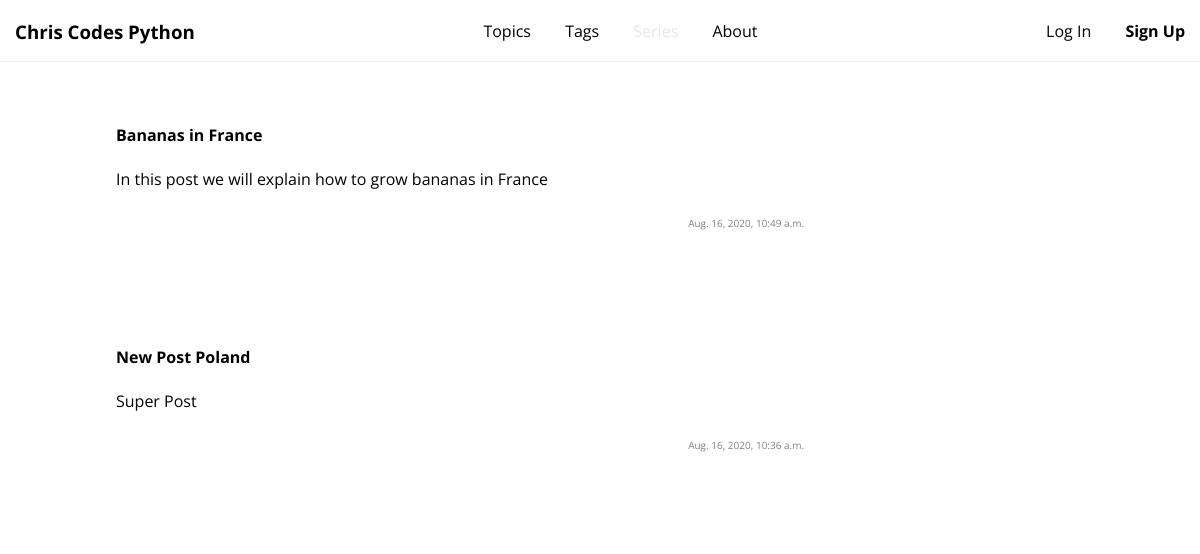
The page / on the database its author committed.
### post/models.py (models this page shows, shortened)
class Post(models.Model):
    title = models.CharField(max_length=128, unique=True)
    subtitle = models.CharField(max_length=128)
    description = models.CharField(max_length=512)
    publication_date = models.DateTimeField(blank=True, null=True)
    slug = models.SlugField(unique=True)
    is_published = models.BooleanField(default=False, blank=True, null=True)
    post_series = models.ForeignKey(
            PostSeries, on_delete=models.CASCADE,
            related_name='posts', null=True,
            blank=True,
        )
    topic = models.ForeignKey(
            Topic, on_delete=models.CASCADE,
            related_name='posts',
        )
    class Meta:
        ordering = ['-publication_date']

### post/views.py (the view, shortened to what this page needs)
# urls.py: path('', post_list, name='index'),
def post_list(request):
    context = {}
    post_list = Post.objects.filter(is_published=True,)
    images = findCoverImg(post_list) # cover images
    context['post_list'] = zip(post_list, images)
    return render(request, "post/post_list.html", context,)

### post/views.py (called while the page is built)
def findCoverImg(post_list):
    img_array = []
    for post in post_list:
        cover_img=None
        for section in PostSection.objects.filter(post=post):
            if section.image:
                cover_img =  section.image
                break
        img_array.append( cover_img)
    return img_array

### post/templates/post/post_list.html (shortened to what this page needs)
{% extends 'base.html' %}
{% load static %}
{% block head %}
<link rel="stylesheet" href="{% static 'post/css/post_list.css' %}">
{% endblock %}
{% block body %}
<div id="post-container">
  <div class="section">
    <div class="home-image ">
    </div>
  </div>
  {% for post, image in post_list %}
  <div href="{% url 'post:post_detail' slug=post.slug %}" class="post-box post-highlight">
    <a href="{% url 'post:post_detail' slug=post.slug %}">
      <div class="post-description">
        <div class="post-main-info">
          <h4>{{ post.title }}</h4>
          <p>{{ post.description|slice:":255"|striptags }}</p>
        </div>
        <div class="post-info">
          <p class="post_pub_date">{{ post.publication_date }}</p>
        </div>
      </div>
    </a>
  </div>
  {% endfor %}
</div>
{% endblock %}

### static/main.css (style rules this page uses)
body { margin: 0px; padding: 0px; }
* { font-family: 'Open Sans', sans-serif; color: black; text-decoration: None; }
.section { padding:0px; }
.post_pub_date { color: gray; font-size: 10px; float: right; }

### static/post/css/post_list.css (style rules this page uses)
#post-container { padding-top:0px; }
.post-box { transition-duration: .5s; padding:0px 0px 0px 15px; margin-bottom: 20px; overflow: auto; height: 200px; border:1px solid rgba(240,240,240,0); transition-duration: .3; }
.post-description { display: inline-block; width: 70%; float: left; }

### rows shown on the page
Post: title "Bananas in France", description "In this post we will explain how to grow bananas in France", publication_date "Aug. 16, 2020, 10:49 a.m."
Post: title "New Post Poland", description "Super Post", publication_date "Aug. 16, 2020, 10:36 a.m."
